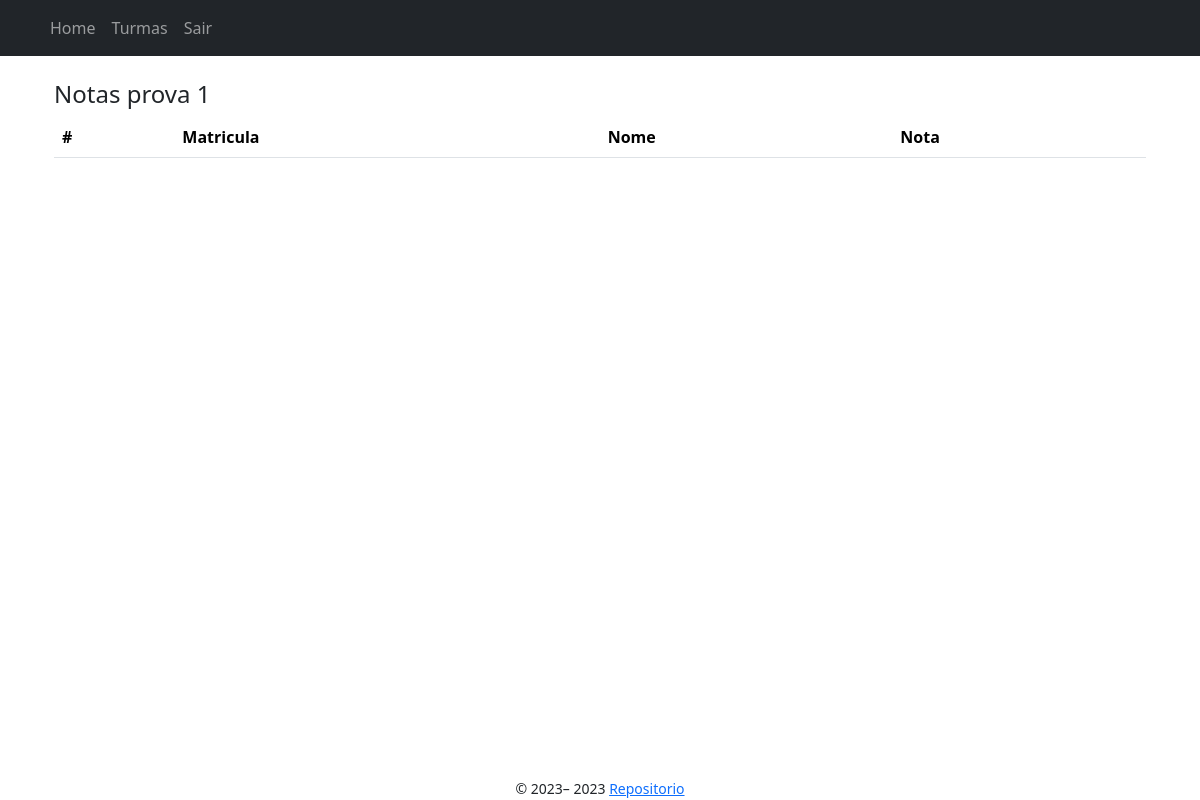
Before: /turmas/1/exames/1/Notas (signed in) with the older database file.
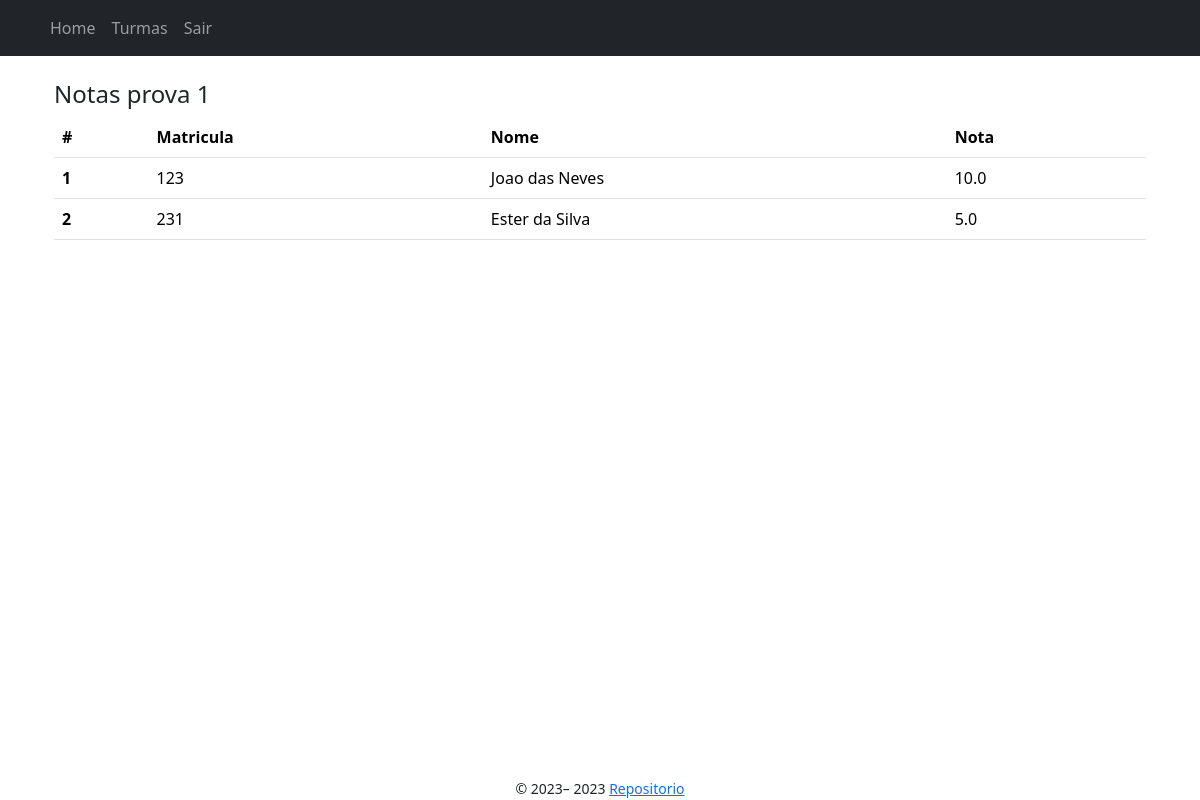
After: the same page with the newer database file.
### app/models/notas_exame.py (models this page shows)
class NotasExames(db.Model):
    __tablename__ = "notas_exames"
    exame_id = db.Column(db.Integer, db.ForeignKey('exame.id'), primary_key=True)
    estudante_id = db.Column(db.Integer, db.ForeignKey('estudante.id'), primary_key=True)
    nota_exame = db.Column(db.Float)

### app/models/usuario.py (models this page shows)
class Usuario(UserMixin,db.Model):
    id = db.Column(db.Integer, primary_key=True)
    nome = db.Column(db.String(150), nullable=False)
    matricula = db.Column(db.String(15), unique=True, nullable=False)
    email = db.Column(db.String(100), unique=True, nullable=False)
    senha = db.Column(db.String(200), nullable=False)
    tipo_usuario = db.Column(
        Enum("estudante", "professor", name="tipo_usuario"), nullable=False)

### app/controllers/exames_controller.py (the view)
@bp.route("<int:exame_id>/Notas", methods=['GET'])
@login_required
def notas(turma_id, exame_id):
    notas_exame = db.session.query(NotasExames, Estudante).join(Estudante).filter(NotasExames.exame_id == exame_id).all()
    exame = Exame.query.filter_by(id=exame_id).first()
    return render_template("exames/notas_exame.jinja2", notas_exame=notas_exame, exame=exame)

### app/templates/exames/notas_exame.jinja2 (shortened to what this page needs)
{% extends "./base.jinja2" %}
{% from 'bootstrap5/utils.html' import render_icon %}
{% block content %}
<div class="container">
    <h4> Notas {{ exame.nome }}</h4>
    <table class="table">
        <thead>
            <tr>
            <th scope="col">#</th>
            <th scope="col">Matricula</th>
            <th scope="col">Nome</th>
            <th scope="col">Nota</th>
            </tr>
        </thead>
        <tbody>
            {% for nota_exame, estudante in notas_exame %}
                <tr>
                <th scope="row">{{loop.index}}</th>
                <td> {{ estudante.matricula }} </td>
                <td> {{ estudante.nome }} </td>
                <td> {{ nota_exame.nota_exame }}</td>
                </tr>
            {% endfor %}
        </tbody>
    </table>
</div>
{% endblock %}

Changed rows visible on the page:
now on this page (row edited): NotasExames: matricula "123", nome "Joao das Neves", nota_exame "10.0"
added NotasExames: matricula "231", nome "Ester da Silva", nota_exame "5.0"
